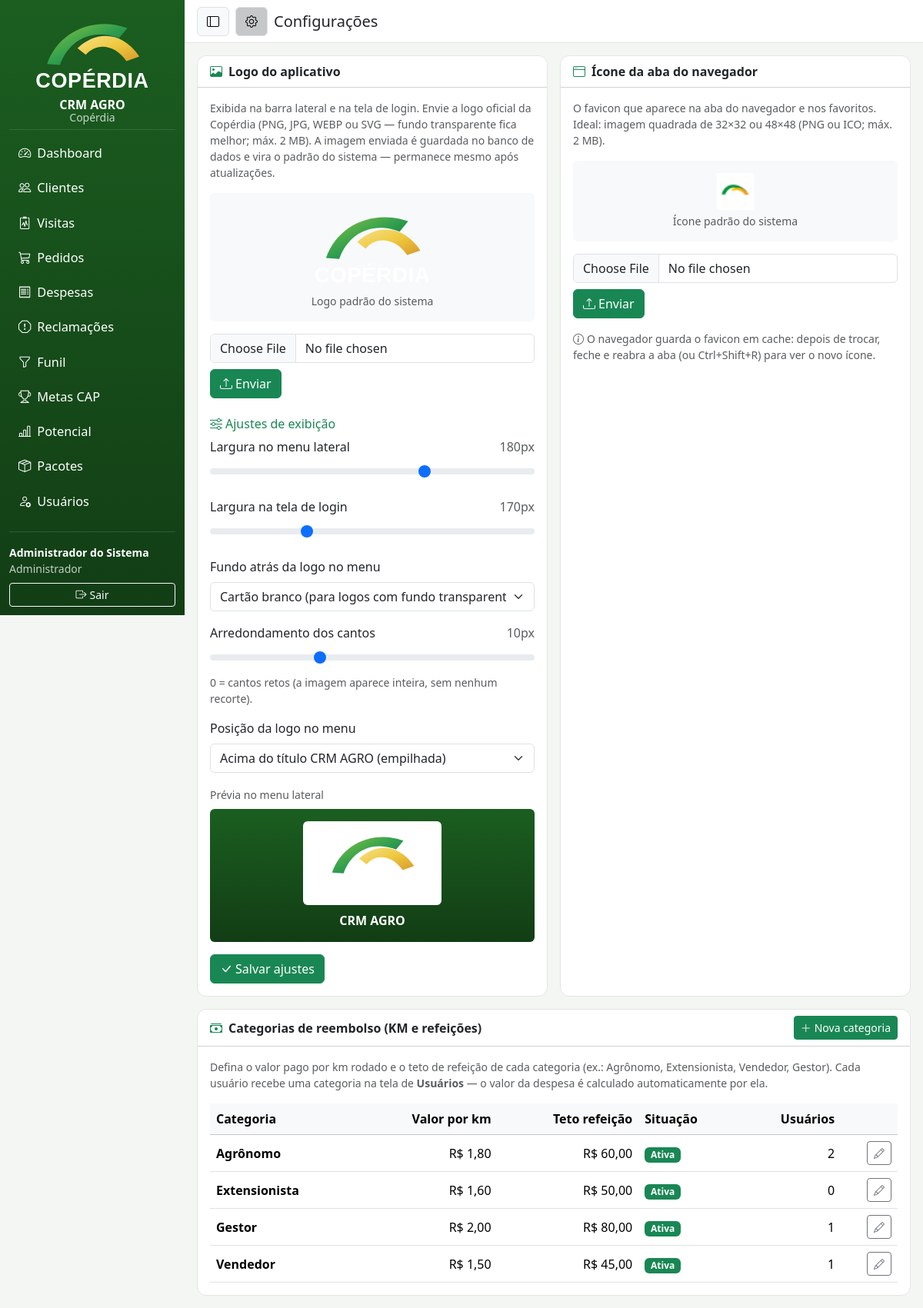
The page /index.php?r=configuracoes (signed in) on the database its author committed.
### tables this page shows
CREATE TABLE categorias_reembolso (
  id INT AUTO_INCREMENT PRIMARY KEY,
  nome VARCHAR(80) NOT NULL,
  valor_km DECIMAL(8,2) NOT NULL DEFAULT 0 COMMENT 'R$ por km rodado',
  teto_refeicao DECIMAL(8,2) NOT NULL DEFAULT 0 COMMENT 'teto por refeição (0 = sem teto)',
  ativo TINYINT(1) NOT NULL DEFAULT 1,
  criado_em DATETIME NOT NULL DEFAULT CURRENT_TIMESTAMP
);

### app/Views/configuracoes.php (the view, shortened to what the rows shown need)
<div class="row g-3">
  <div class="col-12">
    <div class="card">
      <div class="card-body">
        <div class="table-responsive">
          <table class="table table-hover align-middle mb-0">
            <thead class="table-light"><tr><th>Categoria</th><th class="text-end">Valor por km</th><th class="text-end">Teto refeição</th><th>Situação</th><th class="text-end">Usuários</th><th></th></tr></thead>
            <tbody>
              <?php foreach ($categoriasReembolso as $c): ?>
              <tr>
                <td class="fw-semibold"><?= e($c['nome']) ?></td>
                <td class="text-end"><?= moeda($c['valor_km']) ?></td>
                <td class="text-end"><?= (float)$c['teto_refeicao'] > 0 ? moeda($c['teto_refeicao']) : '—' ?></td>
                <td><span class="badge text-bg-<?= $c['ativo'] ? 'success' : 'secondary' ?>"><?= $c['ativo'] ? 'Ativa' : 'Inativa' ?></span></td>
                <td class="text-end"><?= (int)$c['qtd_usuarios'] ?></td>
                <td class="text-end"><button class="btn btn-sm btn-outline-secondary" onclick='Config.editarCategoria(<?= json_encode($c, JSON_UNESCAPED_UNICODE) ?>)'><i class="bi bi-pencil"></i></button></td>
              </tr>
              <?php endforeach; ?>
            </tbody>
          </table>
        </div>
      </div>
    </div>
  </div>
</div>

### rows shown on the page
categorias_reembolso: nome "Agrônomo", valor_km "R$ 1,80", teto_refeicao "R$ 60,00", ativo "Ativa", qtd_usuarios "2"
categorias_reembolso: nome "Extensionista", valor_km "R$ 1,60", teto_refeicao "R$ 50,00", ativo "Ativa", qtd_usuarios "0"
categorias_reembolso: nome "Gestor", valor_km "R$ 2,00", teto_refeicao "R$ 80,00", ativo "Ativa", qtd_usuarios "1"
categorias_reembolso: nome "Vendedor", valor_km "R$ 1,50", teto_refeicao "R$ 45,00", ativo "Ativa", qtd_usuarios "1"

### other values the page prints
$rotulo "Dashboard"
$rotulo "Clientes"
$rotulo "Visitas"
$rotulo "Pedidos"
$rotulo "Despesas"
$rotulo "Reclamações"
$rotulo "Funil"
$rotulo "Metas CAP"
$rotulo "Potencial"
$rotulo "Pacotes"
$rotulo "Usuários"
Auth::usuario()['nome'] "Administrador do Sistema"
Auth::perfil() "Administrador"
$titulo "Configurações"
$ajustes['sidebar_largura'] "180"
